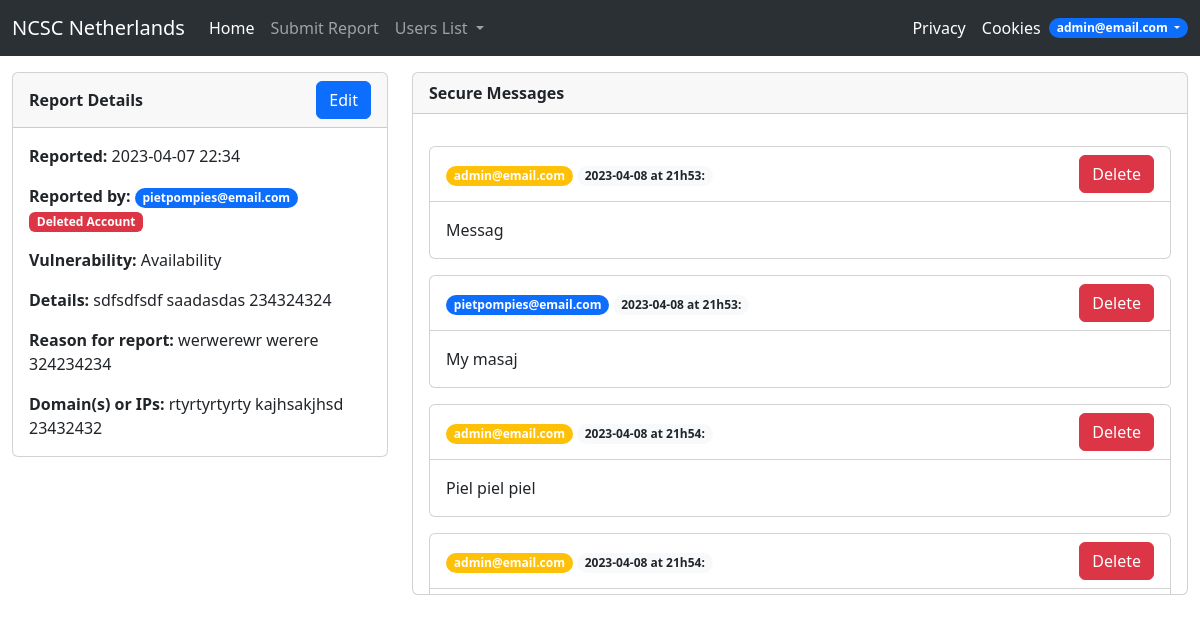
/messaging/5 (signed in), run on the app's committed database.
### App.py (models this page shows)
class User(db.Model, UserMixin):
    id = db.Column(db.Integer, primary_key=True)
    first_name = db.Column(db.String)
    surname_prefix = db.Column(db.String)
    surname = db.Column(db.String)
    email = db.Column(db.String, unique=True)
    password = db.Column(db.String)
    phone_number = db.Column(db.String)
    role = db.Column(db.String, default="User")
    is_deleted = db.Column(db.Boolean, default=False)
    enc_key = db.Column(db.String)
    userreports = db.relationship('Report', backref="user", lazy=True)
    usermessages = db.relationship('Message', backref="from_user", lazy=True)

class Message(db.Model, UserMixin):
    id = db.Column(db.Integer, primary_key=True)
    message = db.Column(db.LargeBinary)
    from_user_id = db.Column(db.Integer, db.ForeignKey("user.id"), nullable=False)
    report_id = db.Column(db.Integer, db.ForeignKey("report.id"), nullable=False)
    date_time = db.Column(db.DateTime, default=datetime.utcnow)
    messagereports = db.relationship("Report", backref="messages")

### App.py (the view, shortened to what this page needs)
@app.route("/messaging/<int:report_id>/<int:msg_id>", methods=["GET", "POST"])
@app.route("/messaging/<int:report_id>", methods=["GET", "POST"])
@login_required
def messaging(report_id, msg_id=None):
    report_encr = db.session.query(Report) \
        .where(report_id == Report.id) \
        .first()
    if not report_encr:
        return abort(404)
    if current_user.role != "Admin" and report_encr.user_id != current_user.id:
        return abort(403)
    anchor = None
    if msg_id:
        anchor = "#msg_%s" % msg_id
    content = decrypt_data(report_encr.report_content, report_encr.user.enc_key)
    content['vulnerability'] = " ".join(map(str.capitalize, content['vulnerability'].split("_")))
    report = {
        "id": report_encr.id,
        "user_id": report_encr.user_id,
        "user_email": report_encr.user.email,
        "date_time": report_encr.date_time.strftime('%Y-%m-%d %H:%M'),
        "user_is_deleted": report_encr.user.is_deleted
    }
    report.update(content)
    form = MessageForm()
    if form.is_submitted() and not form.validate():
        flash("Invalid message: unable to post message.", "danger")
    msgs_encr = db.session.query(Message).where(report_id == Message.report_id) \
        .order_by(Message.id) \
        .all()
    msgs = []
    for msg_encr in msgs_encr:
        email_class = "bg-warning"
        if msg_encr.from_user.email == report_encr.user.email:
            email_class = "bg-primary"
        msg = {
            'message': decrypt_data(msg_encr.message, report_encr.user.enc_key),
            'id': msg_encr.id,
            'from_user_email': msg_encr.from_user.email,
            'date_time': msg_encr.date_time,
            'email_class': email_class
        }
        msgs.append(msg)
    return render_template("messaging.html", report=report, form=form, msgs=msgs, anchor=anchor)

### App.py (called while the page is built)
@login_manager.user_loader
def load_user(user_id):
    return User.query.get(int(user_id))

### encrypt.py (called while the page is built)
def decrypt_data(encrypted_data, dec_key):
    fernet = Fernet(dec_key)
    decrypted_data = fernet.decrypt(encrypted_data)
    json_data = json.loads(decrypted_data.decode())
    return json_data

### templates/messaging.html (shortened to what this page needs)
{% extends 'base.html' %}
{% if anchor %}
    {% block head %}
        {{ super() }}
    {% endblock %}
{% endif %}
{% block body %}
    <div class="container-fluid">
        <div class="row">
            <div class="col-4">
                <div class="card">
                    <div class="card-header d-flex justify-content-between align-items-center">
                        <div>
                            <strong>Report Details</strong>
                        </div>
                        <div>
                            <a href="{{ url_for('editreport', report_id=report.id) }}" class="btn btn-primary">Edit</a>
                        </div>
                    </div>
                    <div class="card-body" style="max-height: 30rem;overflow-y: auto;">
                        <p class="card-text"><strong>Reported:</strong> {{ report.date_time }} </p>
                        <p class="card-text"><strong>Reported by:</strong> <a
                                href="{{ url_for('getaccount', email=report.user_email) }}"
                                class="badge rounded-pill bg-primary text-decoration-none">{{ report.user_email }}</a>
                            {% if report.user_is_deleted %}<span class="badge bg-danger">Deleted Account</span> {% endif %}
                        </p>
                        <p class="card-text"><strong>Vulnerability:</strong> {{ report.vulnerability }}</p>
                        <p class="card-text"><strong>Details:</strong> {{ report.explanation }} </p>
                        <p class="card-text"><strong>Reason for report:</strong> {{ report.whyreport }} </p>
                        <p class="card-text"><strong>Domain(s) or IPs:</strong> {{ report.domainip }}  </p>
                    </div>
                </div>
            </div>
            <div class="col">
                <div class="row">
                    <div class="col">
                        <div class="card">
                            <div class="card-header">
                                <strong>Secure Messages</strong>
                            </div>
                            <div class="card-body" style="max-height: 30rem;overflow-y: auto;">
                                {% for msg in msgs %}
                                    <div class="card mt-3" id="msg_{{ msg['id'] }}">
                                        <div class="card-header bg-transparent d-flex justify-content-between align-items-center">
                                            <div>
                                                <a href="{{ url_for('getaccount', email=msg.from_user_email) }}"
                                                   class="badge rounded-pill {{ msg.email_class }} text-decoration-none">{{ msg.from_user_email }}</a>
                                                <span class="badge rounded-pill bg-light text-dark">{{ msg.date_time.strftime('%Y-%m-%d') }} at {{ msg.date_time.strftime('%Hh%M') }}:</span>
                                            </div>
                                            <div>
                                                {% if current_user.role == "Admin" or msg.email_class == "bg-primary" %}
                                                    <button type="button" class="btn btn-danger delete-msg-btn"
                                                            data-toggle="modal"
                                                            data-target="#confirm-delete-modal-{{ msg.id }}">Delete
                                                    </button>
                                                {% endif %}
                                            </div>
                                        </div>
                                        <div class="card-body">
                                            {{ msg.message }}
                                        </div>
                                    </div>
                                {% endfor %}
                            </div>
                        </div>
                    </div>
                </div>
            </div>
        </div>
    </div>
{% endblock %}

### templates/base.html (shortened to what this page needs)
<!DOCTYPE html>
<html lang="en">
<head>
    {% block head %}
        <link href="https://cdn.jsdelivr.net/npm/bootstrap@5.3.0-alpha2/dist/css/bootstrap.min.css" rel="stylesheet"
>
    {% endblock %}
</head>
<body>
<nav class="navbar navbar-expand-lg bg-body-tertiary" data-bs-theme="dark">
    <div class="container-fluid">
        <a class="navbar-brand" href="{{ url_for('index') }}">NCSC Netherlands</a>
        <div class="collapse navbar-collapse" id="navbarSupportedContent">
            <ul class="navbar-nav me-auto mb-2 mb-lg-0">
                {% if not current_user.is_authenticated %}
                    <li class="nav-item">
                        <a class="nav-link active" aria-current="page" href="{{ url_for('index') }}">Home</a>
                    </li>
                    <li class="nav-item">
                        <a class="nav-link" href="{{ url_for('login') }}">Login</a>
                    </li>
                    <li class="nav-item">
                        <a class="nav-link" href="{{ url_for('register') }}">Register</a>
                    </li>
                {% else %}
                    <li class="nav-item">
                        <a class="nav-link active" aria-current="page" href="{{ url_for('index') }}">Home</a>
                    </li>
                    <li class="nav-item">
                        <a class="nav-link" href="{{ url_for('submitreport') }}">Submit Report</a>
                    </li>
                    {% if current_user.is_authenticated and current_user.role=="Admin" %}
                        <li class="nav-item dropdown">
                            <a class="nav-link dropdown-toggle" href="#" id="navbarDropdown" role="button"
                               data-bs-toggle="dropdown" aria-expanded="true">
                                Users List
                            </a>
                        </li>
                    {% endif %}
                {% endif %}
            </ul>
            <ul class="navbar-nav ms-auto">
                <li class="nav-item">
                    <a class="nav-link active" aria-current="page" href="{{ url_for('privacy') }}">Privacy</a>
                </li>
                <li class="nav-item">
                    <a class="nav-link active" aria-current="page" href="{{ url_for('cookies') }}">Cookies</a>
                </li>
                {% if current_user.is_authenticated %}
                    <li class="nav-item dropdown d-flex align-items-center">
                        <a class="nav-link dropdown-toggle badge rounded-pill bg-primary" href="#" id="navbarDropdown"
                           role="button"
                           data-bs-toggle="dropdown" aria-expanded="true">
                            {{ current_user.email }}
                        </a>
                    </li>
                {% endif %}
            </ul>
        </div>
    </div>
</nav>
{% block body %} {% endblock %}
</body>
</html>

### templates/base.html (style rules this page uses)
html, body { scroll-behavior: smooth; }

### data on the page
User: email "admin@email.com", from_user_email "admin@email.com", date_time "2023-04-08", date_time "21h53", message "Messag", date_time "21h54", message "Piel piel piel"
User: user_email "pietpompies@email.com", from_user_email "pietpompies@email.com", date_time "2023-04-08", date_time "21h53", message "My masaj"

### other printed values
{{ report.date_time }} "2023-04-07 22:34"
{{ report.vulnerability }} "Availability"
{{ report.explanation }} "sdfsdfsdf saadasdas 234324324"
{{ report.whyreport }} "werwerewr werere 324234234"
{{ report.domainip }} "rtyrtyrtyrty kajhsakjhsd 23432432"
